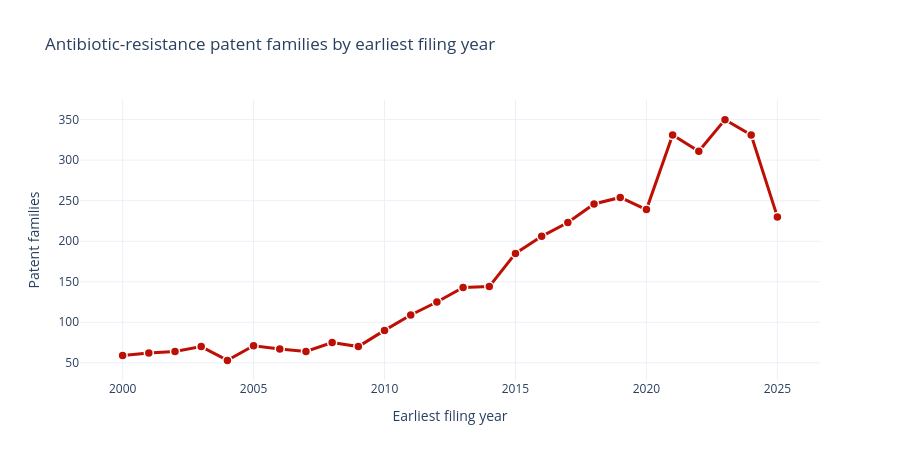

Write notebook code for a chart like this one.
### Markdown cell above
## Step 7 — A first look: how the field has grown

Our first chart. One year per family (its earliest filing year), counted per year — the growth curve of antibiotic-resistance patenting. `report_kit.record` shows it inline and saves both the figure and the data behind it for the final report.

### Code cell
import plotly.graph_objects as go

per_family_year = df.drop_duplicates(subset='family')[['family', 'year']]
by_year = (per_family_year.groupby('year').size()
           .reset_index(name='families').sort_values('year'))

fig = go.Figure(go.Scatter(
    x=by_year['year'], y=by_year['families'], mode='lines+markers',
    line=dict(color='#be0f05', width=3),
    marker=dict(size=9, color='#be0f05', line=dict(color='white', width=1.5))))
fig.update_layout(
    title='Antibiotic-resistance patent families by earliest filing year',
    xaxis_title='Earliest filing year', yaxis_title='Patent families',
    template='plotly_white', height=460)

report_kit.record(110, "families_over_time",
                  "Patent families over time", fig, by_year, output_dir=OUT,
                  note="One representative year (earliest filing) per family, 2000 onwards.")

### Figure 1 — Plotly figure (JSON) as saved in the notebook; plotly's stock layout.template omitted (floating-point values rounded to 4 significant figures)
{"data": [{"line": {"color": "#be0f05", "width": 3}, "marker": {"color": "#be0f05", "line": {"color": "white", "width": 1.5}, "size": 9}, "mode": "lines+markers", "type": "scatter", "x": [2000, 2001, 2002, 2003, 2004, 2005, 2006, 2007, 2008, 2009, 2010, 2011, 2012, 2013, 2014, 2015, 2016, 2017, 2018, 2019, 2020, 2021, 2022, 2023, 2024, 2025], "y": [59, 62, 64, 70, 53, 71, 67, 64, 75, 70, 90, 109, 125, 143, 144, 185, 206, 223, 246, 254, 239, 331, 311, 350, 331, 230]}], "layout": {"height": 460, "title": {"text": "Antibiotic-resistance patent families by earliest filing year"}, "xaxis": {"title": {"text": "Earliest filing year"}}, "yaxis": {"title": {"text": "Patent families"}}}}
